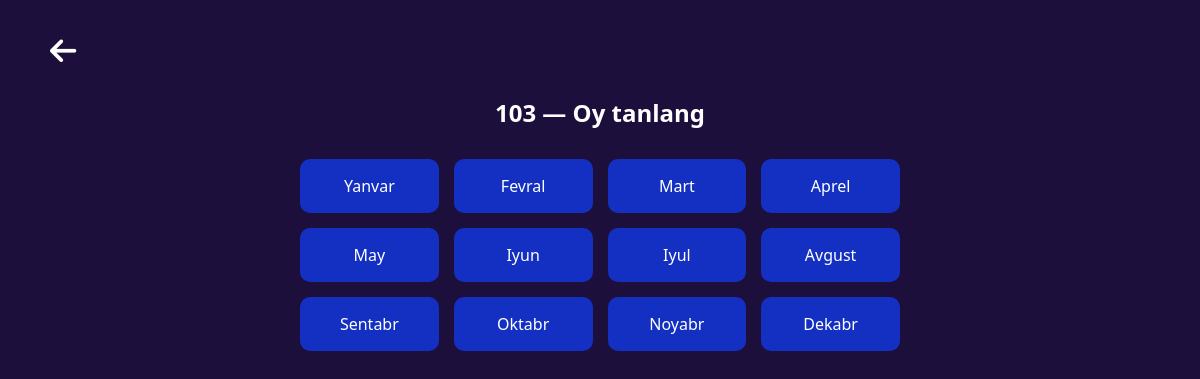
/course/1/months/, run on an earlier commit of the app's database.
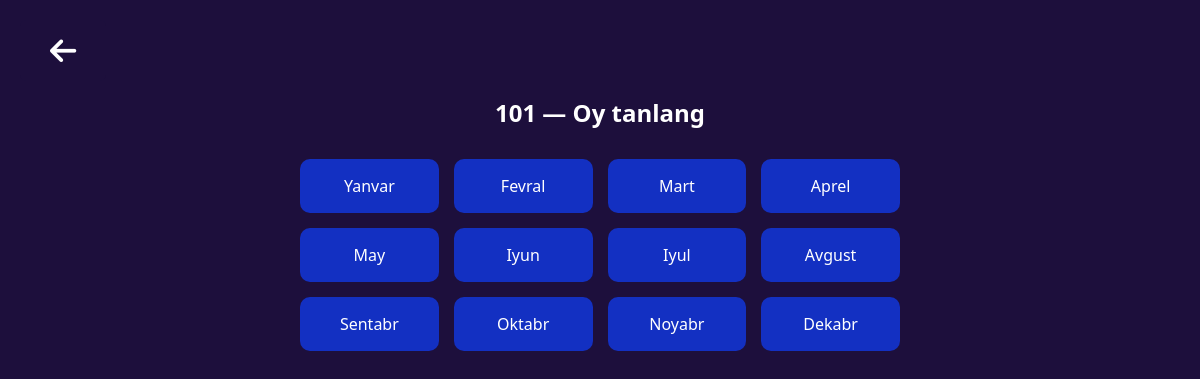
And on a later commit of the database.
### main/models.py (models this page shows, shortened)
class add_course_model(models.Model):
    name = models.CharField(max_length=150)
    time = models.CharField(max_length=90)
    course_price = models.CharField(max_length=150)
    department = models.CharField(max_length=150)
    description = models.TextField()
    days = models.CharField(max_length=200)
    professor = models.ForeignKey('ProfileUser', on_delete=models.CASCADE, limit_choices_to={'role': 'teacher'})

### main/views.py (the view)
# urls.py: path('course/<int:course_id>/months/', select_month_view, name='select_month'),
def select_month_view(request, course_id):
    course = add_course_model.objects.get(id=course_id)
    return render(request, 'management/months.html', {'course': course})

### main/context_processors.py (called while the page is built)
def unread_notifications_count(request):
    if request.user.is_authenticated:
        count = Notification.objects.filter(user=request.user, is_read=False).count()
        return {'unread_notifications_count': count}
    return {}

### main/templatetags/custom_tags.py (called while the page is built)
@register.filter
def to_range(start, end):
    return range(start, end + 1)

@register.filter
def get_month_name(month):
    months = [
        "", "Yanvar", "Fevral", "Mart", "Aprel", "May", "Iyun",
        "Iyul", "Avgust", "Sentabr", "Oktabr", "Noyabr", "Dekabr"
    ]
    return months[month]

### templates/management/months.html (shortened to what this page needs)
{% load custom_tags %}
<!DOCTYPE html>
<html lang="uz">
<link rel="stylesheet" href="https://cdnjs.cloudflare.com/ajax/libs/font-awesome/6.5.0/css/all.min.css">
<head>
</head>
<body>
  <a href="javascript:history.back()" class="back-button">
    <i class="fas fa-arrow-left"></i>
  </a>
  <div class="container">
  <h2>{{ course.name }} — Oy tanlang</h2>
  <div class="month-grid">
    {% for month in 1|to_range:12 %}
      <a href="{% url 'attendance_journal' course.id 2025 month %}">
        {{ month|get_month_name }}
      </a>
    {% endfor %}
  </div>
</div>
</body>
</html>

What changed in the data, as far as the page shows it:
changed add_course_model: name "103" → "101"
